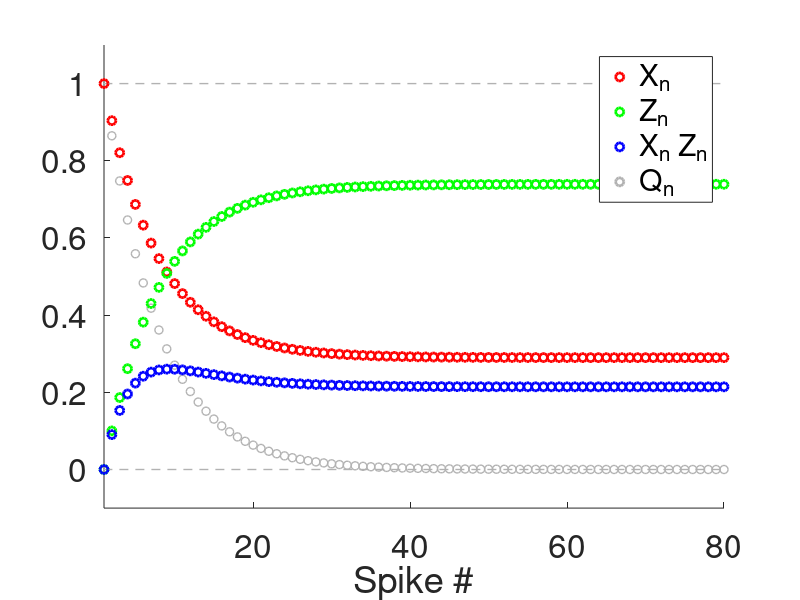

Here is the MATLAB script that generated this plot:
% 2021-04-05

% DA model: evolution governed by the solution to the difference equations
% given by
% 
% Xn = Xss + Q(adep,taudep)^(n-1) (X1-Xss)
%
% Zn = Zss = Q(afac,taufac)^(n-1) (Z1-Zss)
%
% Q(astd,taustd) = (1-astd)*exp(-Deltaspk/taustd)
%
% Analysis of the dynamics of Q(astd,taustd)
%
%

clearvars;
close all;

lightblueish = [.4 .6 .9];
lightcoral = [0.94 0.5 0.5];
lightsalmon = [0.9 0.5 0.4];
mediumacquamarine = [0.4 0.8 0.6];
lightgray = [.7 .7 .7];
darkgray = [.3 .3 .3];
darkgray2 = [.1 .1 .1];


% Functions

Q=@(a,tau,Delta) (1-a).*exp(-Delta/tau);
Xbar=@(a,tau,Delta,Xinf) (1-exp(-Delta/tau))*Xinf./(1-(1-a).*exp(-Delta/tau));
Zbar=@(a,tau,Delta,Zinf) ((1-exp(-Delta/tau))*(1-a)*Zinf+a)./(1-(1-a).*exp(-Delta/tau));

% Parameters

% Reference parameter values:
%
% adep = 0.1;
% afac = 0.1;
Xinf = 1;
Zinf = 0;

astp = 0.1;
taustp = 250;

SpkFreqin = 100;
SpkPerin = 1000/SpkFreqin;
Deltaspk = SpkPerin;


Nspk = 100;
nvec = 1:1:Nspk;
Qn = Q(astp,taustp,Deltaspk).^(nvec-1);

% figure
% hold on
% plot(nvec,Qn,'o','Color',lightgray,'linewidth',2);
% axis([1 Nspk -0.1 1.1]);
% set(gca,'fontsize',24);
% xlabel('Spike #');

Xn = Xbar(astp,taustp,Deltaspk,Xinf)*(1-Qn)+Qn*1; 
%Zn = Zbar(astp,taustp,Deltaspk,Zinf)*(1-Qn)+Qn*astp; 
Zn = Zbar(astp,taustp,Deltaspk,Zinf)*(1-Qn)+Qn*0; 

figure
hold on
plot(-100,-100,'or','linewidth',2);
plot(-100,-100,'og','linewidth',2);
plot(-100,-100,'ob','linewidth',2);
plot(-100,-100,'o','Color',lightgray','linewidth',2);
plot([0 Nspk],[0 0],'--','Color',lightgray','linewidth',1);
plot([0 Nspk],[1 1],'--','Color',lightgray','linewidth',1);
plot(nvec,Qn,'o','Color',lightgray,'linewidth',1);
plot(nvec,Xn,'or','linewidth',2);
plot(nvec,Zn,'og','linewidth',2);
plot(nvec,Xn.*Zn,'ob','linewidth',2);
axis([1 80 -0.1 1.1]);
set(gca,'fontsize',24);
xlabel('Spike #');
legend('X_n','Z_n','X_n Z_n','Q_n');



% Time scale for Q (time it takes for Q to decrease from Q=1 to Q = 0.37)
% sgma

alpha = 0.37;
sgma = log(alpha)/log(Q(astp,taustp,Deltaspk));

% % Continuous version
% 
% x = 1:0.01:Nspk;
% Qx = Q(astp,taustp,Deltaspk).^(x-1);
% Qx1 = Qx.*log(Q(astp,taustp,Deltaspk));
% 
% plot(x,Qx,'-r','linewidth',2);
% plot(x,Qx1,'-g','linewidth',2);

